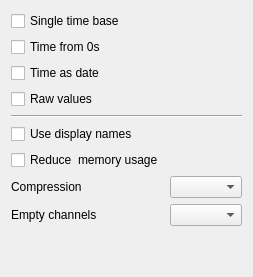
              <widget class="QWidget" name="HDF5">
               <layout class="QGridLayout" name="gridLayout_2">
                <item row="2" column="0">
                 <widget class="QCheckBox" name="time_as_date">
                  <property name="text">
                   <string>Time as date</string>
                  </property>
                 </widget>
                </item>
                <item row="8" column="1">
                 <widget class="QComboBox" name="empty_channels"/>
                </item>
                <item row="1" column="0">
                 <widget class="QCheckBox" name="time_from_zero">
                  <property name="text">
                   <string>Time from 0s</string>
                  </property>
                 </widget>
                </item>
                <item row="9" column="0">
                 <spacer name="verticalSpacer_3">
                  <property name="orientation">
                   <enum>Qt::Vertical</enum>
                  </property>
                  <property name="sizeHint" stdset="0">
                   <size>
                    <width>20</width>
                    <height>40</height>
                   </size>
                  </property>
                 </spacer>
                </item>
                <item row="6" column="0">
                 <widget class="QCheckBox" name="reduce_memory_usage">
                  <property name="text">
                   <string>Reduce  memory usage</string>
                  </property>
                 </widget>
                </item>
                <item row="7" column="0">
                 <widget class="QLabel" name="label_67">
                  <property name="text">
                   <string>Compression</string>
                  </property>
                 </widget>
                </item>
                <item row="8" column="0">
                 <widget class="QLabel" name="label_65">
                  <property name="text">
                   <string>Empty channels</string>
                  </property>
                 </widget>
                </item>
                <item row="7" column="1">
                 <widget class="QComboBox" name="export_compression"/>
                </item>
                <item row="4" column="0" colspan="2">
                 <widget class="Line" name="line_30">
                  <property name="orientation">
                   <enum>Qt::Horizontal</enum>
                  </property>
                 </widget>
                </item>
                <item row="0" column="0">
                 <widget class="QCheckBox" name="single_time_base">
                  <property name="text">
                   <string>Single time base</string>
                  </property>
                 </widget>
                </item>
                <item row="5" column="0">
                 <widget class="QCheckBox" name="use_display_names">
                  <property name="text">
                   <string>Use display names</string>
                  </property>
                 </widget>
                </item>
                <item row="3" column="0">
                 <widget class="QCheckBox" name="raw">
                  <property name="text">
                   <string>Raw values</string>
                  </property>
                 </widget>
                </item>
               </layout>
              </widget>
